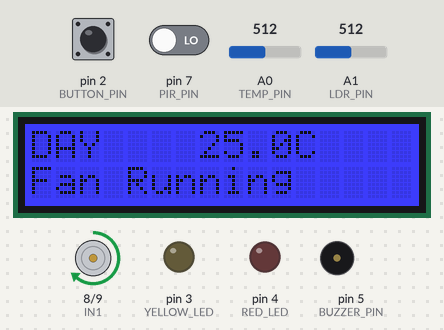
A sketch run on a simulated Arduino Uno, built with avr-gcc and run on an emulated ATmega328P. Shown: 16×2 character LCD, motor-driver pin pairs drawn as motors (green arrow = first pin HIGH = forward, orange = second pin HIGH = backward, longer = more drive, scaled by the enable pin), output pins drawn as LEDs (lit = HIGH), buzzer (waves = sounding, pin HIGH). The test bench sets the inputs (shaded band); at power-on: A0 (TEMP_PIN) = 512, A1 (LDR_PIN) = 512, pin 7 (PIR_PIN) LOW, pin 2 (BUTTON_PIN) LOW.

Above: at 1.2 s.
1.3 s: A0 (TEMP_PIN) set to 390
At 2.2 s:
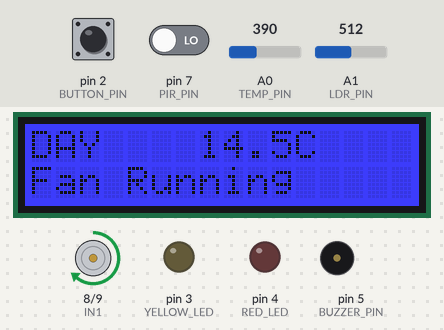
4.3 s: A1 (LDR_PIN) set to 416
7.3 s: A1 (LDR_PIN) set to 384
At 8.1 s:
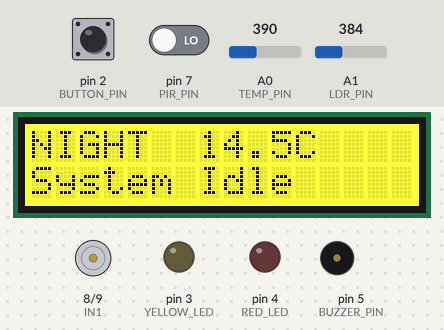
8.9 s: pin 7 (PIR_PIN) driven HIGH
At 9.6 s:
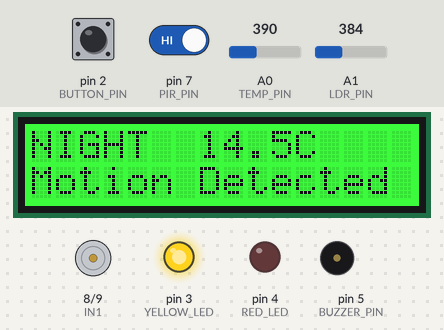
10.5 s: pin 2 (BUTTON_PIN) pulled HIGH for 0.15 s
At 10.9 s:
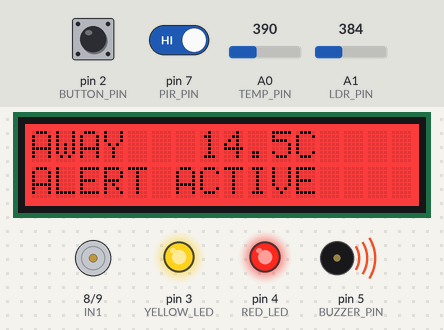
11.2 s: A0 (TEMP_PIN) set to 469
At 12.63 s:
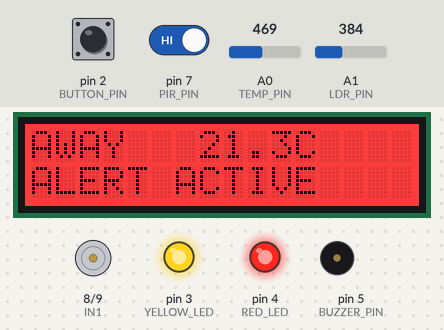
12.7 s: A0 (TEMP_PIN) set to 491
At 13.12 s:
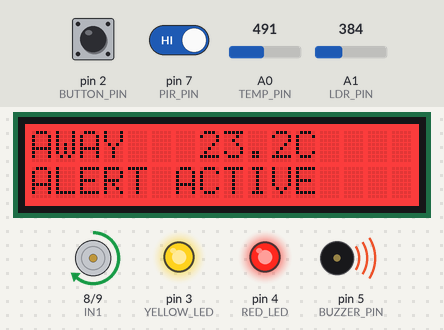
Timing chart, 0 to 15.4 s (numbered marks = the images above; inputs shaded):
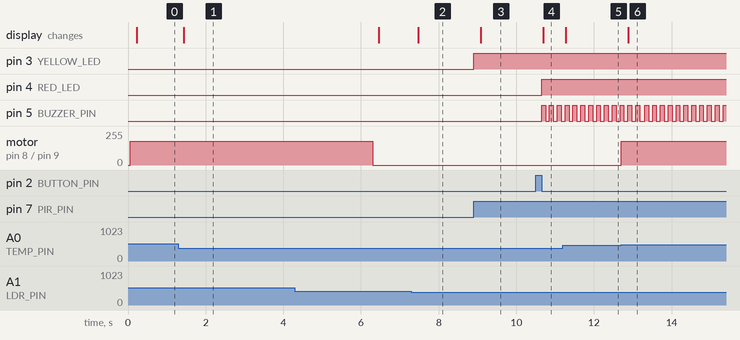

Measured:
- the behaviour switches between 400 and 399 on A1 (LDR_PIN) (found by bisection; images 1 and 2)
- the behaviour switches between 476 and 477 on A0 (TEMP_PIN) (found by bisection; images 5 and 6)
- after the input at 1.3 s, the display: changes after 0.14 s (image 1)
- after the input at 7.3 s, the display: changes after 0.17 s (image 2)
- after the input at 8.9 s, pin 3 (YELLOW_LED): LOW → HIGH at once; the display: changes after 0.18 s (image 3)
- after the input at 10.5 s, pin 4 (RED_LED): LOW → HIGH after 0.15 s; pin 5 (BUZZER_PIN): alternates HIGH for 0.10 s and LOW for 0.10 s, starting after 0.15 s; the display: changes after 0.19 s (image 4)
- after the input at 11.2 s, the display: changes after 0.08 s (image 5)
- after the input at 12.7 s, motor on pin 8 (IN1) / pin 9 (IN2): stopped → forward 180/255 at once; the display: changes after 0.19 s (image 6)

The sketch:

smart_house.ino
```cpp
#include <Wire.h>
#include "rgb_lcd.h"
#include <math.h>

// PIN definitions

// Analog sensors
#define TEMP_PIN A0          // Temperature sensor (thermistor)
#define LDR_PIN A1           // Light sensor (LDR)

// Digital inputs
#define PIR_PIN 7            // Motion sensor (PIR)
#define BUTTON_PIN 2         // User button

// Outputs
#define YELLOW_LED 3         // Room light indicator
#define RED_LED 4            // Security alert indicator
#define BUZZER_PIN 5         // Alarm buzzer

// Motor driver (H-bridge)
#define IN1 8
#define IN2 9
#define ENA 10

rgb_lcd lcd;

// System State

// mode: 0 = AUTO (environment controlled), 1 = AWAY (security mode)
int mode = 0;

// Alarm state remains active until manually cleared
bool alarmActive = false;

// Button handling
// Used to detect short vs long press
unsigned long pressStartTime = 0;
bool buttonPressed = false;

// Fan controll
// Fan state with delayed shutdown logic
bool fanOn = false;
unsigned long fanOffTime = 0;

// Motion processing
// Smooths PIR signal to avoid flickering
unsigned long lastMotionTime = 0;
bool motionState = false;

// Light control
// Keeps light ON for a period after motion stops
unsigned long lastLightTime = 0;
bool lightState = false;

// Buzzer control
// Non-blocking blinking for alarm
unsigned long lastBuzzerToggle = 0;
bool buzzerState = false;

// LCD update timing
unsigned long lastLCDUpdate = 0;

void setup() {
  // Configure input pins
  pinMode(PIR_PIN, INPUT);
  pinMode(BUTTON_PIN, INPUT);

  // Configure output pins
  pinMode(YELLOW_LED, OUTPUT);
  pinMode(RED_LED, OUTPUT);
  pinMode(BUZZER_PIN, OUTPUT);

  pinMode(IN1, OUTPUT);
  pinMode(IN2, OUTPUT);
  pinMode(ENA, OUTPUT);

  // Initialize LCD
  lcd.begin(16, 2);
  lcd.setRGB(0, 255, 0);

  // Serial for debugging
  Serial.begin(9600);
}

void loop() {

  unsigned long currentTime = millis();

  // Button logic
  // Detect press start
  int buttonState = digitalRead(BUTTON_PIN);

  if (buttonState == HIGH && !buttonPressed) {
    buttonPressed = true;
    pressStartTime = currentTime;
  }

  // Detect release and determine press type
  if (buttonState == LOW && buttonPressed) {
    buttonPressed = false;

    unsigned long pressDuration = currentTime - pressStartTime;

    if (pressDuration > 1500) {
      // Long press clears alarm
      alarmActive = false;
    } else {
      // Short press toggles AUTO/AWAY mode (only if no alarm active)
      if (!alarmActive) {
        mode = !mode;
      }
    }
  }

  // Temperature processing
  // Convert thermistor reading to Celsius using Steinhart-Hart equation
  int rawValue = analogRead(TEMP_PIN);
  float resistance = (1023.0 / rawValue - 1.0) * 10000.0;
  float temperature = 1.0 / (log(resistance / 10000.0) / 3975 + 1 / 298.15) - 273.15;

  // Light sensor
  // Determine if environment is dark based on threshold
  int lightLevel = analogRead(LDR_PIN);
  bool isDark = (lightLevel < 400);

  // Motion detection
  // Smooth PIR output to avoid rapid toggling
  bool pirReading = digitalRead(PIR_PIN);

  if (pirReading == HIGH) {
    lastMotionTime = currentTime;
    motionState = true;
  }

  // Motion remains true for 3 seconds after last detection
  if (currentTime - lastMotionTime > 3000) {
    motionState = false;
  }

  // Security logic
  // Trigger alarm in AWAY mode if motion detected
  if (mode == 1 && motionState) {
    alarmActive = true;
  }

  // Fan Control
  // Turn fan on above threshold temperature
  if (temperature > 22) {
    fanOn = true;
    fanOffTime = currentTime;
  }

  // Keep fan running for 5 seconds after cooling
  if (fanOn) {
    if (temperature < 20 && currentTime - fanOffTime > 5000) {
      fanOn = false;
    }
  }

  // Apply fan control through H-bridge
  if (fanOn) {
    digitalWrite(IN1, HIGH);
    digitalWrite(IN2, LOW);
    analogWrite(ENA, 180); // Speed control
  } else {
    digitalWrite(IN1, LOW);
    digitalWrite(IN2, LOW);
    analogWrite(ENA, 0);
  }

  // Light control
  // Activate light only in AUTO mode when dark and motion is present

  if (mode == 0 && isDark && motionState) {
      lightState = true;
      lastLightTime = currentTime;
  }

  // Turn OFF immediately if it becomes bright
  if (!isDark) {
      lightState = false;
  }

  // Keep light ON for 10 seconds after motion stops
  if (lightState && !motionState && (currentTime - lastLightTime > 10000)) {
      lightState = false;
  }

  digitalWrite(YELLOW_LED, lightState ? HIGH : LOW);

  // Alarm output
  // Red LED indicates alarm state
  digitalWrite(RED_LED, alarmActive ? HIGH : LOW);

  // Non-blocking buzzer toggle
  if (alarmActive) {
    if (currentTime - lastBuzzerToggle > 100) {
      lastBuzzerToggle = currentTime;
      buzzerState = !buzzerState;
      digitalWrite(BUZZER_PIN, buzzerState);
    }
  } else {
    digitalWrite(BUZZER_PIN, LOW);
    buzzerState = false;
  }

  // LCD display
  // Update LCD periodically to avoid flicker
  if (currentTime - lastLCDUpdate > 200) {
    lastLCDUpdate = currentTime;

    // LINE 1: MODE + TEMPERATURE
    lcd.setCursor(0, 0);

    if (mode == 0) {
      lcd.print(isDark ? "NIGHT " : "DAY   ");
    } else {
      lcd.print("AWAY  ");
    }

    lcd.print(" ");
    lcd.print(temperature, 1);
    lcd.print("C   ");

    // LINE 2: SYSTEM STATUS
    lcd.setCursor(0, 1);

    if (alarmActive) {
      lcd.print("ALERT ACTIVE   ");
      lcd.setRGB(255, 0, 0);
    }
    else {
      char status[17];

      // Combine system states for accurate feedback
      if (fanOn && motionState) {
        strcpy(status, "Fan+Motion     ");
        lcd.setRGB(0, 150, 255);
      }
      else if (fanOn) {
        strcpy(status, "Fan Running    ");
        lcd.setRGB(0, 0, 255);
      }
      else if (motionState) {
        strcpy(status, "Motion Detected");
        lcd.setRGB(0, 255, 0);
      }
      else {
        strcpy(status, "System Idle    ");
        lcd.setRGB(255, 255, 0);
      }

      lcd.print(status);
    }
  }
}
```
